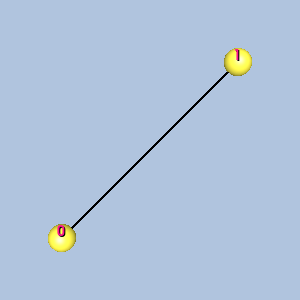

This figure's Python source:
#!/usr/bin/env python

# Render a single line linear cell with vertex-ordering labels and
# gold sphere glyphs at the vertices.

# Factory overrides: importing these modules registers the OpenGL rendering
# and interaction style implementations for vtkRenderingCore factory classes.
import vtkmodules.vtkInteractionStyle  # noqa: F401
import vtkmodules.vtkRenderingOpenGL2  # noqa: F401
# VTK pipeline classes used in this example
from vtkmodules.vtkCommonCore import vtkPoints
from vtkmodules.vtkCommonDataModel import (
    vtkLine,
    vtkUnstructuredGrid,
)
from vtkmodules.vtkFiltersSources import vtkSphereSource
from vtkmodules.vtkRenderingCore import (
    vtkActor,
    vtkActor2D,
    vtkDataSetMapper,
    vtkGlyph3DMapper,
    vtkProperty,
    vtkRenderWindow,
    vtkRenderWindowInteractor,
    vtkRenderer,
    vtkTextProperty,
)
from vtkmodules.vtkRenderingLabel import vtkLabeledDataMapper

# Colors (normalized RGB)
gold_rgb = (1.0, 0.843, 0.0)
yellow_rgb = (1.0, 1.0, 0.0)
deep_pink_rgb = (1.0, 0.078, 0.576)
background_rgb = (0.690, 0.769, 0.871)

# Cell: Line
points = vtkPoints()
points.InsertNextPoint(0, 0, 0)
points.InsertNextPoint(0.5, 0.5, 0)
cell = vtkLine()
cell.GetPointIds().SetId(0, 0)
cell.GetPointIds().SetId(1, 1)

# Unstructured grid
grid = vtkUnstructuredGrid()
grid.SetPoints(points)
grid.InsertNextCell(cell.GetCellType(), cell.GetPointIds())

# Center the cell at the origin
bounds = grid.GetBounds()
pts = grid.GetPoints()
new_pts = vtkPoints()
new_pts.SetNumberOfPoints(pts.GetNumberOfPoints())
for i in range(pts.GetNumberOfPoints()):
    px, py, pz = pts.GetPoint(i)
    new_pts.SetPoint(i, px - (bounds[0] + bounds[1]) / 2.0,
                     py - (bounds[2] + bounds[3]) / 2.0,
                     pz - (bounds[4] + bounds[5]) / 2.0)
grid.SetPoints(new_pts)

# Wireframe property for 1D cells
wireframe_property = vtkProperty()
wireframe_property.SetRepresentationToWireframe()
wireframe_property.SetLineWidth(2)
wireframe_property.SetOpacity(1)
wireframe_property.SetColor(0.0, 0.0, 0.0)

mapper = vtkDataSetMapper()
mapper.SetInputData(grid)
actor = vtkActor()
actor.SetMapper(mapper)
actor.SetProperty(wireframe_property)

# Vertex labels
label_text_property = vtkTextProperty()
label_text_property.BoldOn()
label_text_property.ShadowOn()
label_text_property.SetJustificationToCentered()
label_text_property.SetColor(deep_pink_rgb)
label_text_property.SetFontSize(14)

label_mapper = vtkLabeledDataMapper()
label_mapper.SetInputData(grid)
label_mapper.SetLabelTextProperty(label_text_property)
label_actor = vtkActor2D()
label_actor.SetMapper(label_mapper)

# Vertex glyphs: gold spheres
sphere = vtkSphereSource()
sphere.SetPhiResolution(21)
sphere.SetThetaResolution(21)
sphere.SetRadius(0.04)

glyph_mapper = vtkGlyph3DMapper()
glyph_mapper.SetInputData(grid)
glyph_mapper.SetSourceConnection(sphere.GetOutputPort())
glyph_mapper.ScalingOn()
glyph_mapper.ScalarVisibilityOff()

point_glyph_property = vtkProperty()
point_glyph_property.SetAmbientColor(gold_rgb)
point_glyph_property.SetDiffuseColor(yellow_rgb)
point_glyph_property.SetSpecularColor(1.0, 1.0, 1.0)
point_glyph_property.SetSpecular(0.5)
point_glyph_property.SetDiffuse(0.7)
point_glyph_property.SetAmbient(0.5)
point_glyph_property.SetSpecularPower(20.0)
point_glyph_property.SetOpacity(1.0)

glyph_actor = vtkActor()
glyph_actor.SetMapper(glyph_mapper)
glyph_actor.SetProperty(point_glyph_property)

# Renderer
renderer = vtkRenderer()
renderer.AddActor(actor)
renderer.AddActor(label_actor)
renderer.AddActor(glyph_actor)
renderer.SetBackground(background_rgb)

# Window
render_window = vtkRenderWindow()
render_window.AddRenderer(renderer)
render_window.SetWindowName("linear cell line")
render_window.SetMultiSamples(0)
render_window.SetSize(300, 300)

# Interactor
render_window_interactor = vtkRenderWindowInteractor()
render_window_interactor.SetRenderWindow(render_window)

# Scene: configure the camera
renderer.ResetCamera()

render_window_interactor.Initialize()
render_window_interactor.Start()
